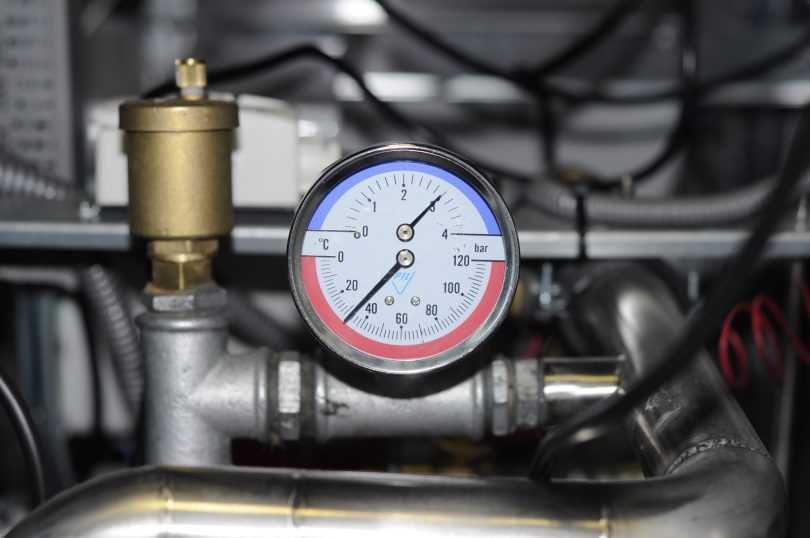
#> input picture test/3.jpg, 810 x 538 px, found by its file name
$ python 3.4.py
#> lines starting #> are read from the running program, lines starting #| are printed output that depends on the picture; after the words box and inside, x2 and y2 are one past the last pixel; in counts of white or black regions, pixels touching at a corner belong together
import cv2
import numpy as np
import math

img=g=cv2.imread("/home/rodion/yuliia0/aboba/test/3.jpg")
#> img is the input picture: shape (538, 810, 3); mean B, G, R 89.7, 88.4, 89.6
'''cv2.imshow("original", img)'''

"""початок знаходження кола"""
img = cv2.cvtColor(img, cv2.COLOR_BGR2GRAY)
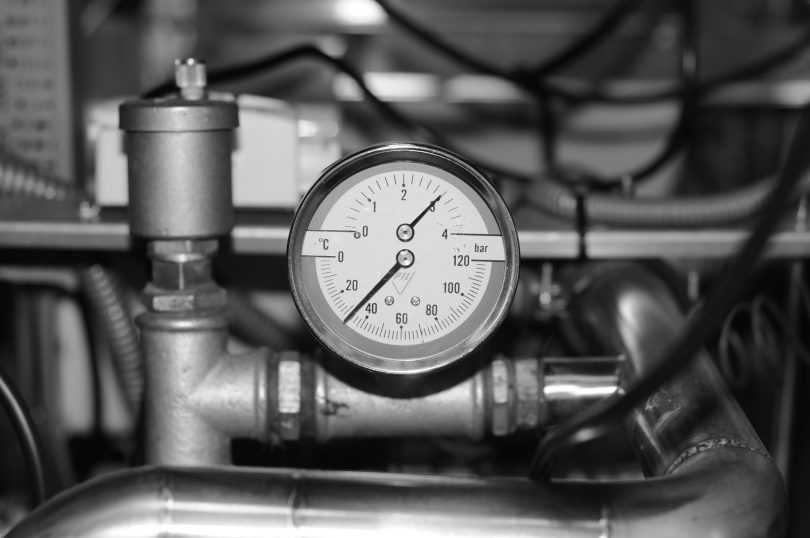
#> img: shape (538, 810); min 0, max 255, mean 88.9
rows = img.shape[0]
#> rows = 538
if rows >231:
    circles = cv2.HoughCircles(img, cv2.HOUGH_GRADIENT, 1, rows / 8, param1=100, param2=32, minRadius=96, maxRadius=130)
#> circles = [[403.5, 261.5, 110.7]]
else:
    circles = cv2.HoughCircles(img, cv2.HOUGH_GRADIENT, 1, rows / 8, param1=100, param2=30, minRadius=75, maxRadius=85)


drawing = np.zeros((img.shape[0], img.shape[1], 3), dtype=np.uint8)
for i in circles[0, :]:
  x=int(i[0])
  y=int(i[1])
  r=int(i[2])
  d=2*r
  cv2.circle(drawing, (x, y), r, (0, 0, 255), 2)
#> this loop made 1 pass
#> (i, x, y, r, d) on pass 1: ([403.5, 261.5, 110.7], 403, 261, 110, 220)
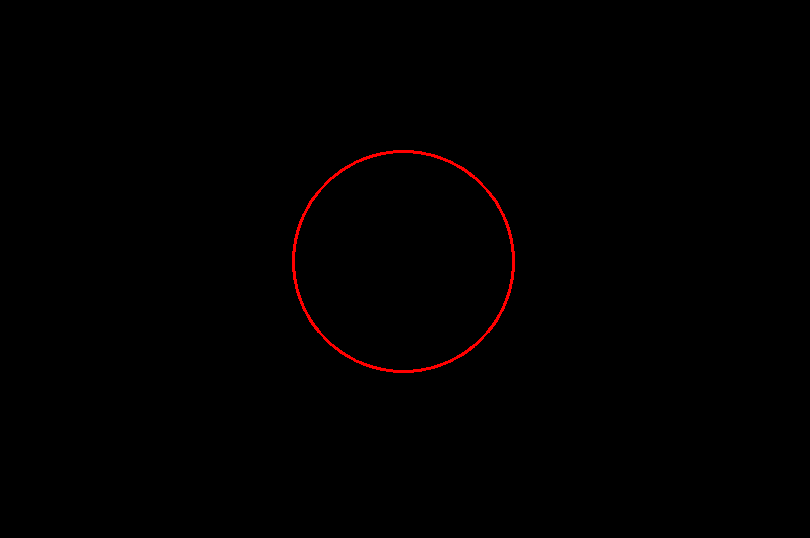
#> drawing: shape (538, 810, 3); mean of channels 0, 1, 2 0, 0, 1.2; drawn as B, G, R
"""кінець кола"""

"""перевірка рамки"""
x=g.shape[0]
#> x = 538
y=g.shape[1]
#> y = 810
ramax=x-d
#> ramax = 318
ramay=y-d
#> ramay = 590
print("x-",x,"y-",y)
#| x- 538 y- 810
if ramax and ramay >36:
   rama=15
else:
   rama=0
"""рамки є"""

"""обрізка, квадрат"""
canny= cv2.Canny(drawing, 60, 60 * 2)
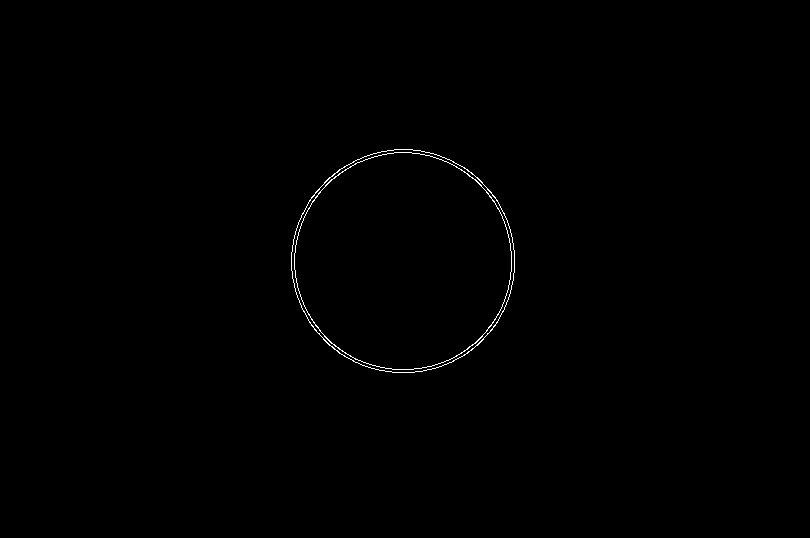
#> canny: shape (538, 810); 0.32% white in thin lines or dots, all inside (x1, y1, x2, y2) = (291, 149, 515, 373)
contours, hierarchy = cv2.findContours(canny, cv2.RETR_TREE, cv2.CHAIN_APPROX_SIMPLE)
#> contours = 4 contours; box (x1, y1, x2, y2) and area: (291, 149, 515, 373) 39056, (291, 149, 515, 373) 38973, (294, 152, 512, 370) 36967, (294, 152, 512, 370) 36881

boundRect = [None]*len(contours)
#> boundRect = 4 items
for i, c in enumerate(contours):
    boundRect[i] = cv2.boundingRect(cv2.approxPolyDP(c, 3, True))
#> this loop made 4 passes
#> after the loop, boundRect = [(291, 149, 224, 224), (291, 149, 224, 224), (294, 152, 218, 218), (294, 152, 218, 218)]
for i in range(len(contours)):
    cv2.rectangle(drawing, (int(boundRect[i][0]), int(boundRect[i][1])), (int(boundRect[i][0]+boundRect[i][2]),
    int(boundRect[i][1]+boundRect[i][3])), (100,10,40), 2)
    crop = g[(int(boundRect[i][1])-rama):(int(boundRect[i][1]+boundRect[i][3]+rama)), (int(boundRect[i][0])-rama):(int(boundRect[i][0]+boundRect[i][2])+rama)]
    cv2.imshow("Area",crop )
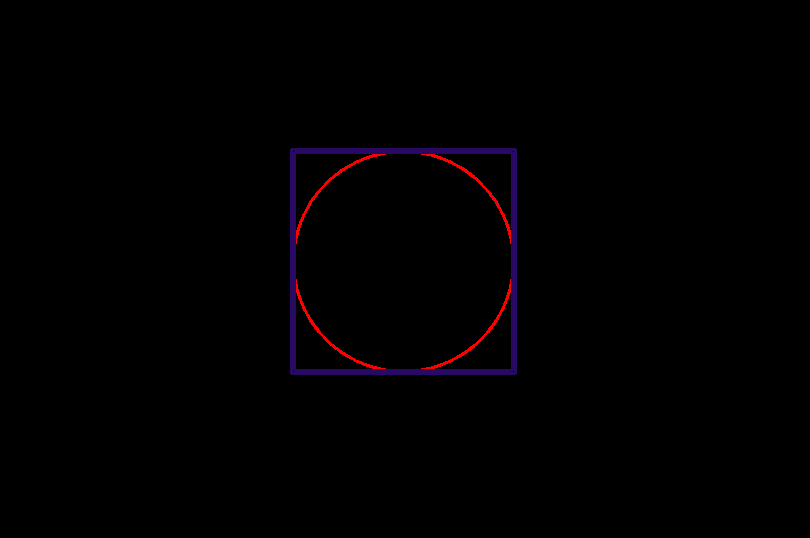
#> drawing: shape (538, 810, 3); 1.22% of pixels changed, all inside (x1, y1, x2, y2) = (290, 148, 517, 375); drawn as B, G, R
"""кінець квадрат"""

cropnew = cv2.GaussianBlur(crop, (7, 7),0)
image = cv2.Canny(cropnew, 120, 210, 110)
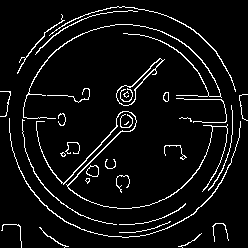
#> image: shape (248, 248); 6.1% white in thin lines or dots
'''cv2.imshow("image",image )'''
lines = cv2.HoughLines(image, 1, np.pi / 180, 70, None)
#> lines = [[171, 0.75], [177, 0.768], [173, 0.785]]
print('len(lines) - ', len(lines))
#| len(lines) -  3
for i in range(0, len(lines)):
 a = math.cos(lines[i][0][1])
 b = math.sin(lines[i][0][1])
 x0 = a * lines[i][0][0]
 y0 = b * lines[i][0][1]
 pt1 = (int(x0 + 1000*(-b)), int(y0 + 1000*(a)))
 pt2 = (int(x0 - 1000*(-b)), int(y0 - 1000*(a)))
#> this loop made 3 passes
#> (a, b, x0, y0, pt1, pt2) on passes 1 to 3: (0.731, 0.682, 125.1, 0.512, (-556, 731), (807, -730)), (0.719, 0.695, 127.3, 0.533, (-567, 719), (821, -718)), (0.707, 0.707, 122.3, 0.555, (-584, 707), (829, -706))

draw= np.zeros((crop.shape[0], crop.shape[1], 3), dtype=np.uint8)

cv2.line (cropnew, pt1, pt2, (0,0,255), 6, cv2.LINE_AA)
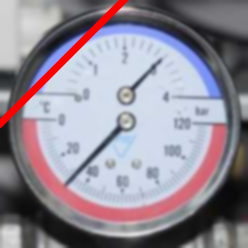
#> cropnew: shape (248, 248, 3); mean of channels 0, 1, 2 151.2, 139.2, 146.8; drawn as B, G, R
linesP = cv2.HoughLinesP(image,rho = 1,theta = 1*np.pi/180,threshold = 69,minLineLength = 15,maxLineGap = 20)
#> linesP = [[44, 204, 130, 112], [47, 207, 134, 116], [117, 100, 190, 27]]
for i in range(0, len(linesP)):
 l = linesP[i][0]
 cv2.line (draw, (l[0], l[1]), (l[2], l[3]), (255,255,255), 2, cv2.LINE_AA)
#> this loop made 3 passes

draw= cv2.GaussianBlur(draw, (15, 15),0)
ker = np.ones((7, 7), np.uint8)
open = cv2.morphologyEx(draw,cv2.MORPH_ERODE,ker,14)
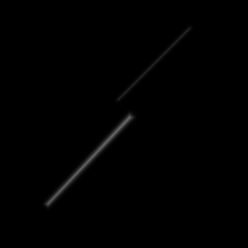
#> open: shape (248, 248, 3); min 0, max 106, mean 1.1
lsd = cv2.createLineSegmentDetector()
gray = cv2.cvtColor(open, cv2.COLOR_BGR2GRAY)
lines, _, _, _ = lsd.detect(gray)
#> lines = [[129.8, 112.2, 44.34, 203], [47.64, 206.5, 132.9, 116.7], [133, 112.5, 129.5, 117], [118.8, 100, 190.1, 28.81], [188.3, 25.85, 116.5, 97.74]]
drawn = lsd.drawSegments(crop, lines)
print(len(lines))
#| 5
cv2.imshow('Detected Lines', drawn)

cv2.imshow(" Line ", draw)
cv2.imshow("open", open)


cv2.waitKey(0)
